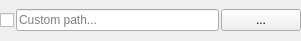
<?xml version="1.0" encoding="UTF-8"?>
<ui version="4.0">
 <class>CustomPathWidget</class>
 <widget class="QWidget" name="CustomPathWidget">
  <property name="geometry">
   <rect>
    <x>0</x>
    <y>0</y>
    <width>301</width>
    <height>41</height>
   </rect>
  </property>
  <property name="windowTitle">
   <string>Form</string>
  </property>
  <layout class="QHBoxLayout" name="horizontalLayout">
   <property name="spacing">
    <number>2</number>
   </property>
   <property name="leftMargin">
    <number>0</number>
   </property>
   <property name="topMargin">
    <number>0</number>
   </property>
   <property name="rightMargin">
    <number>0</number>
   </property>
   <property name="bottomMargin">
    <number>0</number>
   </property>
   <item>
    <widget class="QCheckBox" name="checkBox">
     <property name="text">
      <string/>
     </property>
    </widget>
   </item>
   <item>
    <widget class="QLineEdit" name="pathEdit">
     <property name="placeholderText">
      <string>Custom path...</string>
     </property>
    </widget>
   </item>
   <item>
    <widget class="QPushButton" name="pushButton">
     <property name="text">
      <string>...</string>
     </property>
    </widget>
   </item>
  </layout>
 </widget>
 <resources/>
 <connections/>
</ui>
